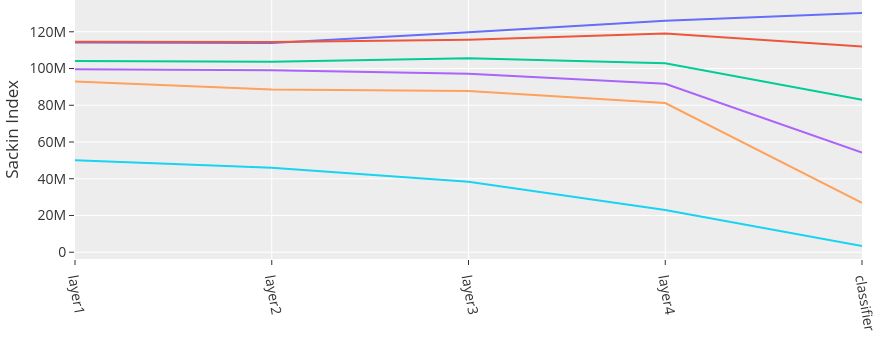

Notebook code cell kept with this figure:
### Code cell
resnet["rprop"] = resnet["dataset"].apply(lambda x: float(x.split("-r")[-1]))
resnet2 = resnet[resnet['rprop'].isin([0.0, 0.2, 0.4, 0.6, 0.8, 1.0])].copy()

resnet2["Random Proportion"] = resnet2["rprop"]

resnet2 = resnet2.sort_values(by=["rprop", "model"], ascending=False)

fig = px.line(resnet2, x="layer_names", y="sackin_index", color="Random Proportion", color_discrete_sequence=px.colors.qualitative.Plotly, title="ResNet Sackin")

fig.update_annotations(font_size=16)
fig.update_layout(margin=dict(l=0, r=0, t=0, b=0), width=440*2, height=180*2, font=dict(size=14), showlegend=False)
fig.update_xaxes(title_text="", automargin=True, tickangle=80)
fig.update_yaxes(title_text="Sackin Index", title_standoff=18, automargin=True)
fig.show()
# fig.write_image("resnet-mnist-random-blocks.png", scale=8)

### Figure 1 — Plotly figure (JSON) as saved in the notebook; plotly's stock layout.template omitted (floating-point values rounded to 4 significant figures)
{"data": [{"hovertemplate": "Random Proportion=1.0<br>layer_names=%{x}<br>sackin_index=%{y}<extra></extra>", "legendgroup": "1.0", "line": {"color": "#636EFA", "dash": "solid"}, "marker": {"symbol": "circle"}, "mode": "lines", "name": "1.0", "orientation": "v", "showlegend": true, "type": "scatter", "x": ["layer1", "layer2", "layer3", "layer4", "classifier"], "xaxis": "x", "y": [114200000.0, 113900000.0, 119800000.0, 126100000.0, 130300000.0], "yaxis": "y"}, {"hovertemplate": "Random Proportion=0.8<br>layer_names=%{x}<br>sackin_index=%{y}<extra></extra>", "legendgroup": "0.8", "line": {"color": "#EF553B", "dash": "solid"}, "marker": {"symbol": "circle"}, "mode": "lines", "name": "0.8", "orientation": "v", "showlegend": true, "type": "scatter", "x": ["layer1", "layer2", "layer3", "layer4", "classifier"], "xaxis": "x", "y": [114600000.0, 114400000.0, 115700000.0, 119100000.0, 112000000.0], "yaxis": "y"}, {"hovertemplate": "Random Proportion=0.6<br>layer_names=%{x}<br>sackin_index=%{y}<extra></extra>", "legendgroup": "0.6", "line": {"color": "#00CC96", "dash": "solid"}, "marker": {"symbol": "circle"}, "mode": "lines", "name": "0.6", "orientation": "v", "showlegend": true, "type": "scatter", "x": ["layer1", "layer2", "layer3", "layer4", "classifier"], "xaxis": "x", "y": [104100000.0, 103700000.0, 105600000.0, 102900000.0, 82980000.0], "yaxis": "y"}, {"hovertemplate": "Random Proportion=0.4<br>layer_names=%{x}<br>sackin_index=%{y}<extra></extra>", "legendgroup": "0.4", "line": {"color": "#AB63FA", "dash": "solid"}, "marker": {"symbol": "circle"}, "mode": "lines", "name": "0.4", "orientation": "v", "showlegend": true, "type": "scatter", "x": ["layer1", "layer2", "layer3", "layer4", "classifier"], "xaxis": "x", "y": [99560000.0, 99120000.0, 97130000.0, 91740000.0, 54320000.0], "yaxis": "y"}, {"hovertemplate": "Random Proportion=0.2<br>layer_names=%{x}<br>sackin_index=%{y}<extra></extra>", "legendgroup": "0.2", "line": {"color": "#FFA15A", "dash": "solid"}, "marker": {"symbol": "circle"}, "mode": "lines", "name": "0.2", "orientation": "v", "showlegend": true, "type": "scatter", "x": ["layer1", "layer2", "layer3", "layer4", "classifier"], "xaxis": "x", "y": [92950000.0, 88630000.0, 87700000.0, 81220000.0, 26920000.0], "yaxis": "y"}, {"hovertemplate": "Random Proportion=0.0<br>layer_names=%{x}<br>sackin_index=%{y}<extra></extra>", "legendgroup": "0.0", "line": {"color": "#19D3F3", "dash": "solid"}, "marker": {"symbol": "circle"}, "mode": "lines", "name": "0.0", "orientation": "v", "showlegend": true, "type": "scatter", "x": ["layer1", "layer2", "layer3", "layer4", "classifier"], "xaxis": "x", "y": [50050000.0, 45930000.0, 38420000.0, 23030000.0, 3359000.0], "yaxis": "y"}], "layout": {"font": {"size": 14}, "height": 360, "legend": {"title": {"text": "Random Proportion"}, "tracegroupgap": 0}, "margin": {"b": 0, "l": 0, "r": 0, "t": 0}, "showlegend": false, "title": {"text": "ResNet Sackin"}, "width": 880, "xaxis": {"anchor": "y", "automargin": true, "domain": [0, 1], "tickangle": 80, "title": {"text": ""}}, "yaxis": {"anchor": "x", "automargin": true, "domain": [0, 1], "title": {"standoff": 18, "text": "Sackin Index"}}}}
